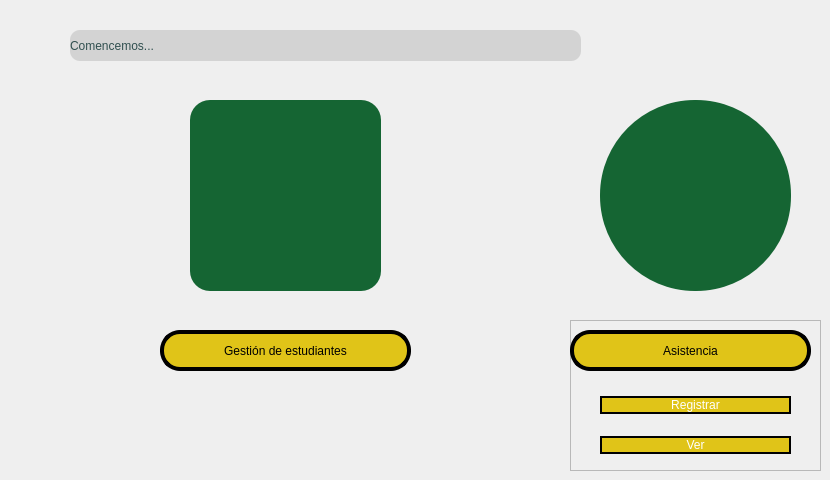
     <widget class="QWidget" name="gestion_pag">
      <widget class="QPushButton" name="usegestion_2">
       <property name="geometry">
        <rect>
         <x>160</x>
         <y>330</y>
         <width>251</width>
         <height>41</height>
        </rect>
       </property>
       <property name="styleSheet">
        <string notr="true">border: 4px solid black;
border-radius: 20px;
background-color: rgb(224, 196, 24);
font: 16pt &quot;Holy Friday&quot;;
color:black;
</string>
       </property>
       <property name="text">
        <string>Gestión de estudiantes</string>
       </property>
       <property name="icon">
        <iconset resource="../imagenes/Recursos.qrc">
         <normaloff>:/Principal/add student.png</normaloff>:/Principal/add student.png</iconset>
       </property>
       <property name="iconSize">
        <size>
         <width>25</width>
         <height>25</height>
        </size>
       </property>
       <property name="checkable">
        <bool>true</bool>
       </property>
      </widget>
      <widget class="QLabel" name="label_8">
       <property name="geometry">
        <rect>
         <x>190</x>
         <y>100</y>
         <width>191</width>
         <height>191</height>
        </rect>
       </property>
       <property name="minimumSize">
        <size>
         <width>40</width>
         <height>40</height>
        </size>
       </property>
       <property name="styleSheet">
        <string notr="true">border-radius:20px;
background-color: rgb(21, 101, 51);
font: 14pt &quot;Holy Friday&quot;;
color: white;
</string>
       </property>
       <property name="text">
        <string/>
       </property>
       <property name="pixmap">
        <pixmap resource="../imagenes/Recursos.qrc">:/Principal/gestion 2.png</pixmap>
       </property>
       <property name="scaledContents">
        <bool>true</bool>
       </property>
      </widget>
      <widget class="QLabel" name="label_9">
       <property name="geometry">
        <rect>
         <x>70</x>
         <y>30</y>
         <width>511</width>
         <height>31</height>
        </rect>
       </property>
       <property name="styleSheet">
        <string notr="true">border-radius:10px;
background-color: rgb(211, 211, 211);
font: 25pt &quot;Holy Friday&quot;;
color: rgb(48, 79, 79);
</string>
       </property>
       <property name="text">
        <string>Comencemos...</string>
       </property>
      </widget>
      <widget class="QLabel" name="label_10">
       <property name="geometry">
        <rect>
         <x>600</x>
         <y>100</y>
         <width>191</width>
         <height>191</height>
        </rect>
       </property>
       <property name="minimumSize">
        <size>
         <width>40</width>
         <height>40</height>
        </size>
       </property>
       <property name="styleSheet">
        <string notr="true">border-radius:95px;
background-color: rgb(21, 101, 51);
font: 14pt &quot;Holy Friday&quot;;
color: white;
</string>
       </property>
       <property name="text">
        <string/>
       </property>
       <property name="pixmap">
        <pixmap resource="../imagenes/Recursos.qrc">:/Principal/asistencia_logo.png</pixmap>
       </property>
       <property name="scaledContents">
        <bool>true</bool>
       </property>
      </widget>
      <widget class="QFrame" name="asistencia_2">
       <property name="geometry">
        <rect>
         <x>570</x>
         <y>320</y>
         <width>251</width>
         <height>151</height>
        </rect>
       </property>
       <property name="styleSheet">
        <string notr="true">QWidget#centralwidget{
	background-color: 
	background-color: rgb(255, 255, 255);
}</string>
       </property>
       <property name="frameShape">
        <enum>QFrame::StyledPanel</enum>
       </property>
       <property name="frameShadow">
        <enum>QFrame::Raised</enum>
       </property>
       <widget class="QPushButton" name="useasistencia_2">
        <property name="geometry">
         <rect>
          <x>0</x>
          <y>10</y>
          <width>241</width>
          <height>41</height>
         </rect>
        </property>
        <property name="styleSheet">
         <string notr="true">border: 4px solid black;
border-radius: 20px;
background-color: rgb(224, 196, 24);
font: 16pt &quot;Holy Friday&quot;;
color:black;

</string>
        </property>
        <property name="text">
         <string>Asistencia</string>
        </property>
        <property name="icon">
         <iconset resource="../imagenes/Recursos.qrc">
          <normaloff>:/Principal/despliegue.png</normaloff>
          <normalon>:/Principal/despliegue2.png</normalon>:/Principal/despliegue.png</iconset>
        </property>
        <property name="checkable">
         <bool>true</bool>
        </property>
       </widget>
       <widget class="QWidget" name="layoutWidget">
        <property name="geometry">
         <rect>
          <x>30</x>
          <y>60</y>
          <width>191</width>
          <height>91</height>
         </rect>
        </property>
        <layout class="QVBoxLayout" name="verticalLayout_2">
         <item>
          <widget class="QPushButton" name="resgistrar_asis_2">
           <property name="styleSheet">
            <string notr="true">border: 2px solid black;
border-radius: 10px;
background-color: rgb(224, 196, 24);
font: 16pt &quot;Holy Friday&quot;;
color:white;

</string>
           </property>
           <property name="text">
            <string>Registrar</string>
           </property>
           <property name="checkable">
            <bool>true</bool>
           </property>
          </widget>
         </item>
         <item>
          <widget class="QPushButton" name="ver_asis_2">
           <property name="styleSheet">
            <string notr="true">border: 2px solid black;
border-radius: 10px;
background-color: rgb(224, 196, 24);
font: 16pt &quot;Holy Friday&quot;;
color:white;

</string>
           </property>
           <property name="text">
            <string>Ver</string>
           </property>
           <property name="checkable">
            <bool>true</bool>
           </property>
          </widget>
         </item>
        </layout>
       </widget>
      </widget>
     </widget>
